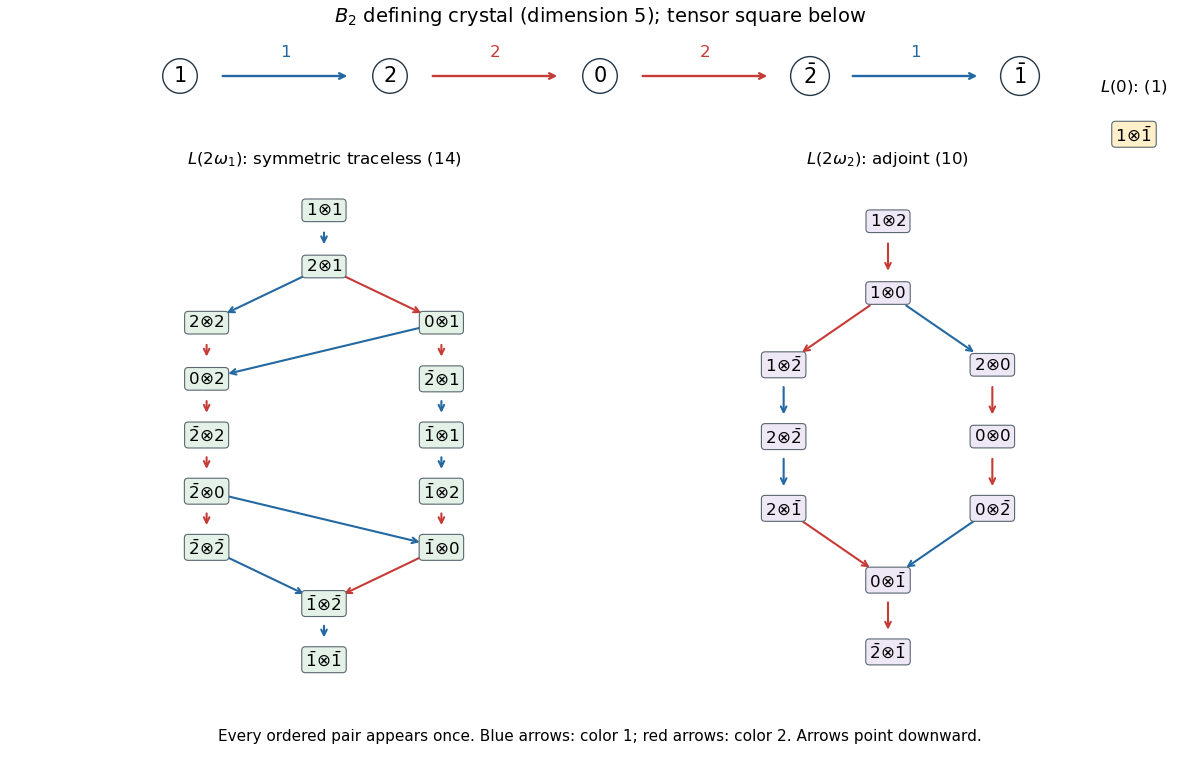

The Python source for this figure:
"""Compute and draw every vertex and lowering edge of B2's vector tensor square."""
from pathlib import Path
from collections import defaultdict, deque
import matplotlib
matplotlib.use('Agg')
import matplotlib.pyplot as plt

labels=['1','2','0',r'\bar{2}',r'\bar{1}'];weights=[(1,0),(0,1),(0,0),(0,-1),(-1,0)];colors=[1,2,2,1]
def f(v,i):return v+1 if v<4 and colors[v]==i else None
def e(v,i):return v-1 if v>0 and colors[v-1]==i else None
def length(v,i,op):
    n=0
    while (w:=op(v,i)) is not None:n+=1;v=w
    return n
def tf(v,i):
    a,b=v
    if length(a,i,f)>length(b,i,e):
        a=f(a,i)
    else:b=f(b,i)
    return None if a is None or b is None else (a,b)
vertices=[(a,b) for a in range(5) for b in range(5)]
edges=[(v,w,i) for v in vertices for i in [1,2] if (w:=tf(v,i)) is not None]
incoming={w for v,w,i in edges};highest=[v for v in vertices if v not in incoming]
assert highest==[(0,0),(0,1),(0,4)]
components=[]
for top in highest:
    seen={top};q=deque([top]);depth={top:0}
    while q:
        v=q.popleft()
        for x,w,i in edges:
            if x==v and w not in seen:seen.add(w);depth[w]=depth[v]+1;q.append(w)
    components.append((seen,depth))
assert [len(c) for c,d in components]==[14,10,1]
assert set.union(*(c for c,d in components))==set(vertices)
fig=plt.figure(figsize=(12,7.6),dpi=100,facecolor='white')
chain=fig.add_axes([.08,.84,.84,.12]);chain.axis('off');chain.set(xlim=(-.4,4.4),ylim=(-.55,.55))
for j,label in enumerate(labels):chain.text(j,0,rf'${label}$',ha='center',va='center',fontsize=15,bbox=dict(boxstyle='circle',fc='white',ec='#253746',pad=.35))
for j,i in enumerate(colors):
    col='#2468a2' if i==1 else '#c53b36';chain.annotate('',xy=(j+.81,0),xytext=(j+.19,0),arrowprops=dict(arrowstyle='->',color=col,lw=1.7));chain.text(j+.5,.23,str(i),ha='center',color=col,fontsize=12)
chain.set_title(r'$B_2$ defining crystal (dimension 5); tensor square below',fontsize=14)
panels=[(.045,.095,.45,.68),(.54,.095,.4,.68),(.905,.79,.08,.08)]
titles=[r'$L(2\omega_1)$: symmetric traceless (14)',r'$L(2\omega_2)$: adjoint (10)',r'$L(0)$: (1)']
fills=['#e3f1e7','#eee7f5','#fff0c9'];cols={1:'#2468a2',2:'#c53b36'}
for k,((comp,depth),panel) in enumerate(zip(components,panels)):
    ax=fig.add_axes(panel);levels=defaultdict(list)
    for v in sorted(comp):levels[depth[v]].append(v)
    pos={v:(j-(len(vs)-1)/2,-d) for d,vs in levels.items() for j,v in enumerate(vs)}
    for v,w,i in edges:
        if v in comp:
            ax.annotate('',xy=pos[w],xytext=pos[v],arrowprops=dict(arrowstyle='->',color=cols[i],lw=1.5,shrinkA=16,shrinkB=16),zorder=1)
    for v,(x,y) in pos.items():
        label=rf'${labels[v[0]]}\!\otimes\!{labels[v[1]]}$'
        ax.text(x,y,label,ha='center',va='center',fontsize=12,bbox=dict(boxstyle='round,pad=.22',fc=fills[k],ec='#596770',lw=.8),zorder=3)
    width=max(len(v) for v in levels.values());ax.set(xlim=(-width/2-.15,width/2+.15),ylim=(-max(depth.values())-.5,.7));ax.axis('off');ax.set_title(titles[k],fontsize=12,pad=5)
fig.text(.5,.025,'Every ordered pair appears once. Blue arrows: color 1; red arrows: color 2. Arrows point downward.',ha='center',fontsize=11)
fig.savefig(Path.cwd()/(Path(__file__).stem+'.png'),dpi=100,facecolor='white',transparent=False)
plt.close(fig)
